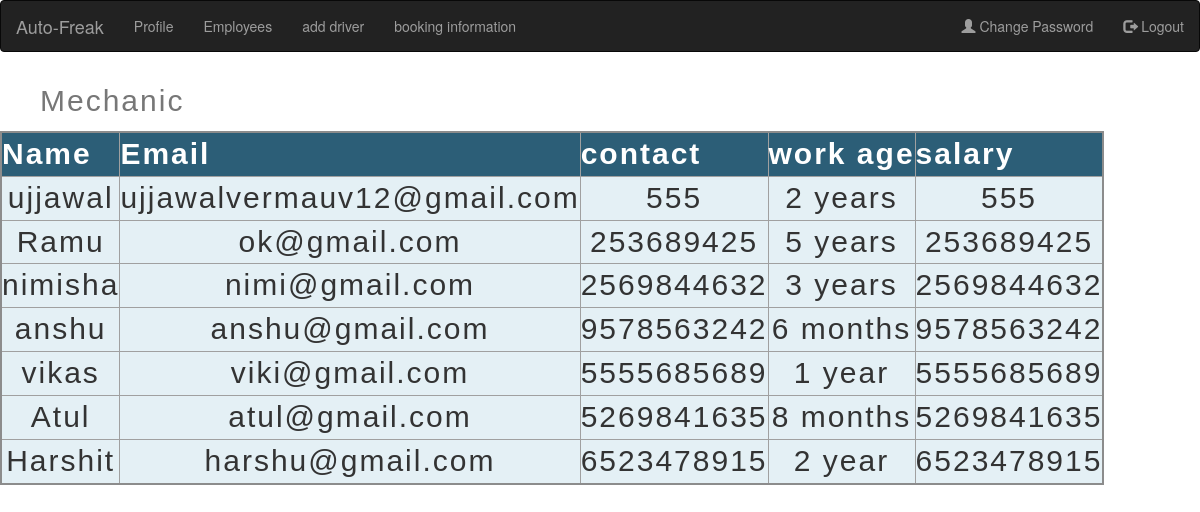
Page /admin_employees on the committed database.
### web/models.py (models this page shows)
class mechanic(models.Model):
    name=models.CharField(max_length=30)
    contact=models.CharField(max_length=30)
    email=models.CharField(max_length=30)
    work_duration=models.CharField(max_length=30,default='')
    salary=models.CharField(max_length=30)

### web/views.py (the view)
# urls.py: path('admin_employees',views.admin_employees,name='admin_employees'),
def admin_employees(request):
    data=mechanic.objects.all()
    return render(request,'admin/employees.html',{'data':data})

### web/templates/admin/employees.html (shortened to what this page needs)
<!DOCTYPE html>
<html lang="en">
<head>
    <link rel="stylesheet" href=
    "https://maxcdn.bootstrapcdn.com/bootstrap/3.4.0/css/bootstrap.min.css">
</head>
<body>
    <nav class="navbar navbar-inverse">
		<div class="container-fluid">
			<div class="navbar-header">
				<a class="navbar-brand" href="#">
					Auto-Freak</a>
			</div>
			<ul class="nav navbar-nav">
				<li><a href="{% url 'admin_dashboard' %}">Profile</a></li>
				<li><a href="{% url 'admin_employees' %}">Employees</a></li>
				<li><a href="{% url 'admin_car' %}">add driver</a></li>
                <li><a href="{% url 'admin_addedoffers' %}">booking information</a></li>
			</ul>
			<ul class="nav navbar-nav navbar-right">
				<li><a href="{% url 'admin_changepassword' %}">
					<span class="glyphicon glyphicon-user"></span>
					Change Password</a></li>
				<li><a href="{% url 'admin_logout' %}">
					<span class="glyphicon glyphicon-log-out"></span>
					Logout</a></li>
			</ul>
		</div>
	</nav>
    <table>
        <caption>
            Mechanic
        </caption>
        <thead>
          <tr>
            <th scope="col">Name</th>
            <th scope="col">Email</th>
            <th scope="col">contact</th>
            <th scope="col">work age</th>
            <th scope="col">salary</th>
          </tr>
        </thead>
    {% for i in data %}
    <tr>
        <td>{{i.name}}</td>
        <td>{{i.email}}</td>
        <td>{{i.contact}}</td>
        <td>{{i.work_duration}}</td>
        <td>{{i.contact}}</td>
    </tr>
    {% endfor %}
</body>
</html>

### web/templates/admin/employees.html (style rules this page uses)
thead, tfoot { background-color: #2c5e77; color: #fff; }
table { border-collapse: collapse; border: 2px solid rgb(140 140 140); font-family: sans-serif; font-size: 3rem; letter-spacing: 2px; }
caption { caption-side: top; padding: 40px; }
th, td { border: 1px solid rgb(160 160 160); padding: 35px 40px; }
td { text-align: center; }

### rows in the picture
mechanic: name "ujjawal", email "ujjawalvermauv12@gmail.com", contact "555", work_duration "2 years"
mechanic: name "Ramu", email "ok@gmail.com", contact "253689425", work_duration "5 years"
mechanic: name "nimisha", email "nimi@gmail.com", contact "2569844632", work_duration "3 years"
mechanic: name "anshu", email "anshu@gmail.com", contact "9578563242", work_duration "6 months"
mechanic: name "vikas", email "viki@gmail.com", contact "5555685689", work_duration "1 year"
mechanic: name "Atul", email "atul@gmail.com", contact "5269841635", work_duration "8 months"
mechanic: name "Harshit", email "harshu@gmail.com", contact "6523478915", work_duration "2 year"
